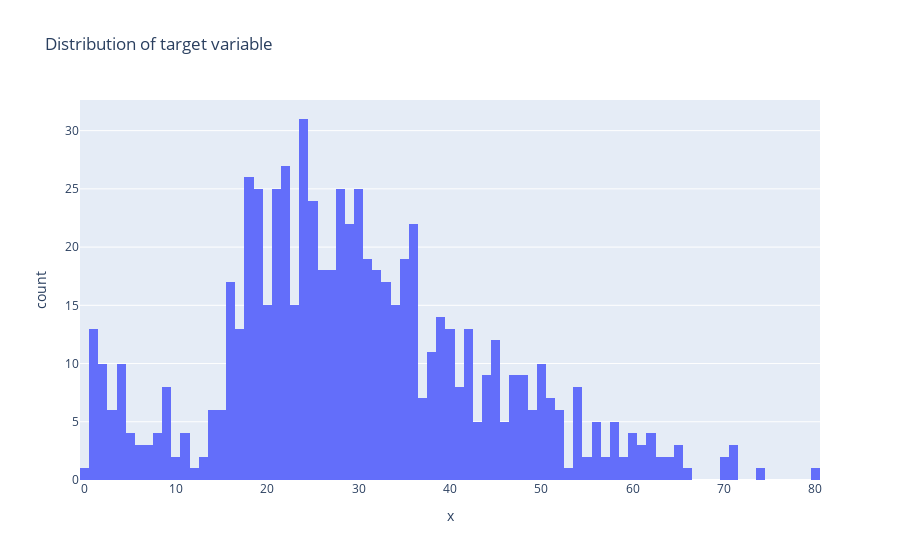

Notebook cell for this chart:
### Code cell
fig = px.histogram(x = dataset['Age'], nbins = 120, title = "Distribution of target variable")
fig.show()

### Figure 1 — Plotly figure (JSON) as saved in the notebook; plotly's stock layout.template omitted (floating-point values rounded to 4 significant figures; data arrays with more than 128 entries replaced by an {"elided": "..."} marker saying what was removed)
{"data": [{"alignmentgroup": "True", "bingroup": "x", "hovertemplate": "x=%{x}<br>count=%{y}<extra></extra>", "legendgroup": "", "marker": {"color": "#636efa", "pattern": {"shape": ""}}, "name": "", "nbinsx": 120, "offsetgroup": "", "orientation": "v", "showlegend": false, "type": "histogram", "x": {"elided": "891 float values"}, "xaxis": "x", "yaxis": "y"}], "layout": {"barmode": "relative", "legend": {"tracegroupgap": 0}, "title": {"text": "Distribution of target variable"}, "xaxis": {"anchor": "y", "domain": [0, 1], "title": {"text": "x"}}, "yaxis": {"anchor": "x", "domain": [0, 1], "title": {"text": "count"}}}}
